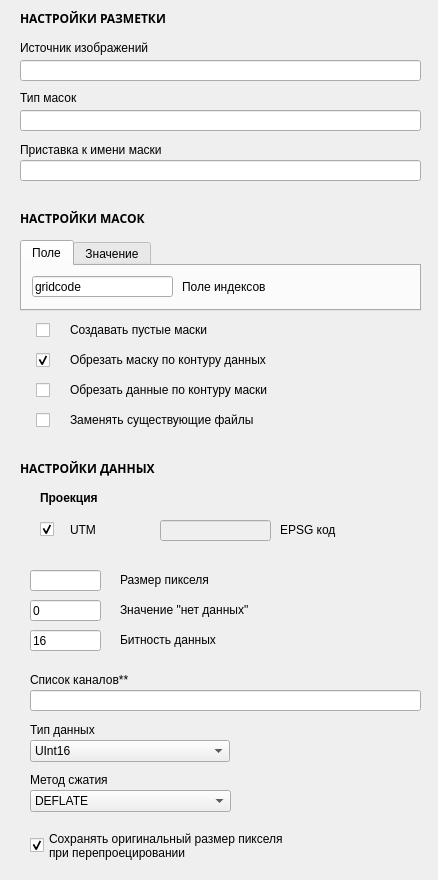
        <widget class="QWidget" name="scrollAreaWidgetContents">
         <property name="geometry">
          <rect>
           <x>0</x>
           <y>0</y>
           <width>438</width>
           <height>880</height>
          </rect>
         </property>
         <property name="minimumSize">
          <size>
           <width>0</width>
           <height>880</height>
          </size>
         </property>
         <property name="tabletTracking">
          <bool>false</bool>
         </property>
         <property name="acceptDrops">
          <bool>false</bool>
         </property>
         <widget class="QLineEdit" name="lineEditPar__set_objid">
          <property name="geometry">
           <rect>
            <x>20</x>
            <y>110</y>
            <width>401</width>
            <height>21</height>
           </rect>
          </property>
          <property name="sizePolicy">
           <sizepolicy hsizetype="Fixed" vsizetype="Fixed">
            <horstretch>0</horstretch>
            <verstretch>0</verstretch>
           </sizepolicy>
          </property>
          <property name="text">
           <string/>
          </property>
         </widget>
         <widget class="QLineEdit" name="lineEditPar__set_satid">
          <property name="geometry">
           <rect>
            <x>20</x>
            <y>60</y>
            <width>401</width>
            <height>21</height>
           </rect>
          </property>
          <property name="sizePolicy">
           <sizepolicy hsizetype="Fixed" vsizetype="Fixed">
            <horstretch>0</horstretch>
            <verstretch>0</verstretch>
           </sizepolicy>
          </property>
          <property name="text">
           <string/>
          </property>
         </widget>
         <widget class="QLabel" name="label__BitDepth">
          <property name="geometry">
           <rect>
            <x>120</x>
            <y>630</y>
            <width>291</width>
            <height>20</height>
           </rect>
          </property>
          <property name="sizePolicy">
           <sizepolicy hsizetype="Fixed" vsizetype="Fixed">
            <horstretch>0</horstretch>
            <verstretch>0</verstretch>
           </sizepolicy>
          </property>
          <property name="text">
           <string>Битность данных</string>
          </property>
          <property name="alignment">
           <set>Qt::AlignLeading|Qt::AlignLeft|Qt::AlignVCenter</set>
          </property>
         </widget>
         <widget class="QCheckBox" name="checkBox__crop_data">
          <property name="geometry">
           <rect>
            <x>30</x>
            <y>380</y>
            <width>20</width>
            <height>20</height>
           </rect>
          </property>
          <property name="sizePolicy">
           <sizepolicy hsizetype="Fixed" vsizetype="Fixed">
            <horstretch>0</horstretch>
            <verstretch>0</verstretch>
           </sizepolicy>
          </property>
          <property name="layoutDirection">
           <enum>Qt::RightToLeft</enum>
          </property>
          <property name="text">
           <string/>
          </property>
         </widget>
         <widget class="QLabel" name="label__PixelSize">
          <property name="geometry">
           <rect>
            <x>120</x>
            <y>570</y>
            <width>281</width>
            <height>20</height>
           </rect>
          </property>
          <property name="sizePolicy">
           <sizepolicy hsizetype="Fixed" vsizetype="Fixed">
            <horstretch>0</horstretch>
            <verstretch>0</verstretch>
           </sizepolicy>
          </property>
          <property name="text">
           <string>Размер пикселя</string>
          </property>
          <property name="alignment">
           <set>Qt::AlignLeading|Qt::AlignLeft|Qt::AlignVCenter</set>
          </property>
         </widget>
         <widget class="QLabel" name="label___empty">
          <property name="geometry">
           <rect>
            <x>70</x>
            <y>320</y>
            <width>341</width>
            <height>20</height>
           </rect>
          </property>
          <property name="sizePolicy">
           <sizepolicy hsizetype="Fixed" vsizetype="Fixed">
            <horstretch>0</horstretch>
            <verstretch>0</verstretch>
           </sizepolicy>
          </property>
          <property name="text">
           <string>Создавать пустые маски</string>
          </property>
         </widget>
         <widget class="QLineEdit" name="lineEditPar__Bands">
          <property name="geometry">
           <rect>
            <x>30</x>
            <y>690</y>
            <width>391</width>
            <height>21</height>
           </rect>
          </property>
          <property name="sizePolicy">
           <sizepolicy hsizetype="Fixed" vsizetype="Fixed">
            <horstretch>0</horstretch>
            <verstretch>0</verstretch>
           </sizepolicy>
          </property>
          <property name="text">
           <string/>
          </property>
         </widget>
         <widget class="QLabel" name="label__overwrite">
          <property name="geometry">
           <rect>
            <x>70</x>
            <y>410</y>
            <width>361</width>
            <height>20</height>
           </rect>
          </property>
          <property name="text">
           <string>Заменять существующие файлы</string>
          </property>
         </widget>
         <widget class="QLineEdit" name="lineEditPar__PixelSize">
          <property name="geometry">
           <rect>
            <x>30</x>
            <y>570</y>
            <width>71</width>
            <height>21</height>
           </rect>
          </property>
          <property name="sizePolicy">
           <sizepolicy hsizetype="Fixed" vsizetype="Fixed">
            <horstretch>0</horstretch>
            <verstretch>0</verstretch>
           </sizepolicy>
          </property>
          <property name="text">
           <string/>
          </property>
         </widget>
         <widget class="QLabel" name="label__set_appendix">
          <property name="geometry">
           <rect>
            <x>20</x>
            <y>140</y>
            <width>401</width>
            <height>20</height>
           </rect>
          </property>
          <property name="sizePolicy">
           <sizepolicy hsizetype="Fixed" vsizetype="Fixed">
            <horstretch>0</horstretch>
            <verstretch>0</verstretch>
           </sizepolicy>
          </property>
          <property name="text">
           <string>Приставка к имени маски</string>
          </property>
          <property name="alignment">
           <set>Qt::AlignLeading|Qt::AlignLeft|Qt::AlignVCenter</set>
          </property>
         </widget>
         <widget class="QCheckBox" name="checkBox__preserve_original_pixel_size__">
          <property name="geometry">
           <rect>
            <x>30</x>
            <y>820</y>
            <width>381</width>
            <height>51</height>
           </rect>
          </property>
          <property name="sizePolicy">
           <sizepolicy hsizetype="Fixed" vsizetype="Fixed">
            <horstretch>0</horstretch>
            <verstretch>0</verstretch>
           </sizepolicy>
          </property>
          <property name="layoutDirection">
           <enum>Qt::LeftToRight</enum>
          </property>
          <property name="text">
           <string>Сохранять оригинальный размер пикселя 
при перепроецировании</string>
          </property>
          <property name="checked">
           <bool>true</bool>
          </property>
          <property name="autoRepeatDelay">
           <number>7</number>
          </property>
         </widget>
         <widget class="QCheckBox" name="checkBox__overwrite">
          <property name="geometry">
           <rect>
            <x>30</x>
            <y>410</y>
            <width>20</width>
            <height>20</height>
           </rect>
          </property>
          <property name="sizePolicy">
           <sizepolicy hsizetype="Fixed" vsizetype="Fixed">
            <horstretch>0</horstretch>
            <verstretch>0</verstretch>
           </sizepolicy>
          </property>
          <property name="layoutDirection">
           <enum>Qt::RightToLeft</enum>
          </property>
          <property name="text">
           <string/>
          </property>
         </widget>
         <widget class="QCheckBox" name="checkBox__crop_mask">
          <property name="geometry">
           <rect>
            <x>30</x>
            <y>350</y>
            <width>20</width>
            <height>20</height>
           </rect>
          </property>
          <property name="sizePolicy">
           <sizepolicy hsizetype="Fixed" vsizetype="Fixed">
            <horstretch>0</horstretch>
            <verstretch>0</verstretch>
           </sizepolicy>
          </property>
          <property name="layoutDirection">
           <enum>Qt::RightToLeft</enum>
          </property>
          <property name="text">
           <string/>
          </property>
          <property name="checked">
           <bool>true</bool>
          </property>
         </widget>
         <widget class="QCheckBox" name="checkBox__empty">
          <property name="geometry">
           <rect>
            <x>30</x>
            <y>320</y>
            <width>20</width>
            <height>20</height>
           </rect>
          </property>
          <property name="sizePolicy">
           <sizepolicy hsizetype="Fixed" vsizetype="Fixed">
            <horstretch>0</horstretch>
            <verstretch>0</verstretch>
           </sizepolicy>
          </property>
          <property name="layoutDirection">
           <enum>Qt::RightToLeft</enum>
          </property>
          <property name="text">
           <string/>
          </property>
         </widget>
         <widget class="QComboBox" name="comboBox__COMPRESS">
          <property name="geometry">
           <rect>
            <x>30</x>
            <y>790</y>
            <width>201</width>
            <height>22</height>
           </rect>
          </property>
          <property name="sizePolicy">
           <sizepolicy hsizetype="Fixed" vsizetype="Fixed">
            <horstretch>0</horstretch>
            <verstretch>0</verstretch>
           </sizepolicy>
          </property>
          <item>
           <property name="text">
            <string>DEFLATE</string>
           </property>
          </item>
          <item>
           <property name="text">
            <string>JPEG</string>
           </property>
          </item>
          <item>
           <property name="text">
            <string>LZW</string>
           </property>
          </item>
          <item>
           <property name="text">
            <string>NONE</string>
           </property>
          </item>
         </widget>
         <widget class="QLabel" name="label__set_satid">
          <property name="geometry">
           <rect>
            <x>20</x>
            <y>40</y>
            <width>401</width>
            <height>16</height>
           </rect>
          </property>
          <property name="sizePolicy">
           <sizepolicy hsizetype="Fixed" vsizetype="Fixed">
            <horstretch>0</horstretch>
            <verstretch>0</verstretch>
           </sizepolicy>
          </property>
          <property name="text">
           <string>Источник изображений</string>
          </property>
          <property name="alignment">
           <set>Qt::AlignLeading|Qt::AlignLeft|Qt::AlignVCenter</set>
          </property>
         </widget>
         <widget class="QLineEdit" name="lineEditPar__NoDataValue">
          <property name="geometry">
           <rect>
            <x>30</x>
            <y>600</y>
            <width>71</width>
            <height>21</height>
           </rect>
          </property>
          <property name="sizePolicy">
           <sizepolicy hsizetype="Fixed" vsizetype="Fixed">
            <horstretch>0</horstretch>
            <verstretch>0</verstretch>
           </sizepolicy>
          </property>
          <property name="text">
           <string>0</string>
          </property>
         </widget>
         <widget class="QLabel" name="label__COMPRESS">
          <property name="geometry">
           <rect>
            <x>30</x>
            <y>770</y>
            <width>201</width>
            <height>20</height>
           </rect>
          </property>
          <property name="sizePolicy">
           <sizepolicy hsizetype="Fixed" vsizetype="Fixed">
            <horstretch>0</horstretch>
            <verstretch>0</verstretch>
           </sizepolicy>
          </property>
          <property name="layoutDirection">
           <enum>Qt::LeftToRight</enum>
          </property>
          <property name="text">
           <string>Метод сжатия</string>
          </property>
          <property name="alignment">
           <set>Qt::AlignLeading|Qt::AlignLeft|Qt::AlignVCenter</set>
          </property>
         </widget>
         <widget class="QLineEdit" name="lineEditPar__BitDepth">
          <property name="geometry">
           <rect>
            <x>30</x>
            <y>630</y>
            <width>71</width>
            <height>21</height>
           </rect>
          </property>
          <property name="sizePolicy">
           <sizepolicy hsizetype="Fixed" vsizetype="Fixed">
            <horstretch>0</horstretch>
            <verstretch>0</verstretch>
           </sizepolicy>
          </property>
          <property name="text">
           <string>16</string>
          </property>
         </widget>
         <widget class="QLabel" name="label__set_objid">
          <property name="geometry">
           <rect>
            <x>20</x>
            <y>90</y>
            <width>401</width>
            <height>16</height>
           </rect>
          </property>
          <property name="sizePolicy">
           <sizepolicy hsizetype="Fixed" vsizetype="Fixed">
            <horstretch>0</horstretch>
            <verstretch>0</verstretch>
           </sizepolicy>
          </property>
          <property name="text">
           <string>Тип масок</string>
          </property>
          <property name="alignment">
           <set>Qt::AlignLeading|Qt::AlignLeft|Qt::AlignVCenter</set>
          </property>
         </widget>
         <widget class="QLabel" name="label_settings">
          <property name="geometry">
           <rect>
            <x>20</x>
            <y>460</y>
            <width>251</width>
            <height>16</height>
           </rect>
          </property>
          <property name="sizePolicy">
           <sizepolicy hsizetype="Fixed" vsizetype="Fixed">
            <horstretch>0</horstretch>
            <verstretch>0</verstretch>
           </sizepolicy>
          </property>
          <property name="font">
           <font>
            <family>AcadEref</family>
            <italic>false</italic>
            <bold>true</bold>
           </font>
          </property>
          <property name="text">
           <string>НАСТРОЙКИ ДАННЫХ</string>
          </property>
         </widget>
         <widget class="QLabel" name="label__Bands">
          <property name="geometry">
           <rect>
            <x>30</x>
            <y>670</y>
            <width>381</width>
            <height>20</height>
           </rect>
          </property>
          <property name="sizePolicy">
           <sizepolicy hsizetype="Fixed" vsizetype="Fixed">
            <horstretch>0</horstretch>
            <verstretch>0</verstretch>
           </sizepolicy>
          </property>
          <property name="text">
           <string>Список каналов**</string>
          </property>
          <property name="alignment">
           <set>Qt::AlignLeading|Qt::AlignLeft|Qt::AlignVCenter</set>
          </property>
         </widget>
         <widget class="QLabel" name="label__NoDataValue">
          <property name="geometry">
           <rect>
            <x>120</x>
            <y>600</y>
            <width>281</width>
            <height>20</height>
           </rect>
          </property>
          <property name="sizePolicy">
           <sizepolicy hsizetype="Fixed" vsizetype="Fixed">
            <horstretch>0</horstretch>
            <verstretch>0</verstretch>
           </sizepolicy>
          </property>
          <property name="text">
           <string>Значение &quot;нет данных&quot;</string>
          </property>
          <property name="alignment">
           <set>Qt::AlignLeading|Qt::AlignLeft|Qt::AlignVCenter</set>
          </property>
         </widget>
         <widget class="QLabel" name="label_razmetka">
          <property name="geometry">
           <rect>
            <x>20</x>
            <y>10</y>
            <width>520</width>
            <height>16</height>
           </rect>
          </property>
          <property name="sizePolicy">
           <sizepolicy hsizetype="Fixed" vsizetype="Fixed">
            <horstretch>0</horstretch>
            <verstretch>0</verstretch>
           </sizepolicy>
          </property>
          <property name="font">
           <font>
            <family>AcadEref</family>
            <italic>false</italic>
            <bold>true</bold>
           </font>
          </property>
          <property name="text">
           <string>НАСТРОЙКИ РАЗМЕТКИ</string>
          </property>
         </widget>
         <widget class="QLabel" name="label__DataType">
          <property name="geometry">
           <rect>
            <x>30</x>
            <y>720</y>
            <width>201</width>
            <height>20</height>
           </rect>
          </property>
          <property name="sizePolicy">
           <sizepolicy hsizetype="Fixed" vsizetype="Fixed">
            <horstretch>0</horstretch>
            <verstretch>0</verstretch>
           </sizepolicy>
          </property>
          <property name="layoutDirection">
           <enum>Qt::LeftToRight</enum>
          </property>
          <property name="text">
           <string>Тип данных</string>
          </property>
          <property name="alignment">
           <set>Qt::AlignLeading|Qt::AlignLeft|Qt::AlignVCenter</set>
          </property>
         </widget>
         <widget class="QLabel" name="label_masks">
          <property name="geometry">
           <rect>
            <x>20</x>
            <y>210</y>
            <width>401</width>
            <height>16</height>
           </rect>
          </property>
          <property name="sizePolicy">
           <sizepolicy hsizetype="Fixed" vsizetype="Fixed">
            <horstretch>0</horstretch>
            <verstretch>0</verstretch>
           </sizepolicy>
          </property>
          <property name="font">
           <font>
            <family>AcadEref</family>
            <italic>false</italic>
            <bold>true</bold>
           </font>
          </property>
          <property name="text">
           <string>НАСТРОЙКИ МАСОК</string>
          </property>
         </widget>
         <widget class="QComboBox" name="comboBox__DataType">
          <property name="geometry">
           <rect>
            <x>30</x>
            <y>740</y>
            <width>200</width>
            <height>22</height>
           </rect>
          </property>
          <property name="sizePolicy">
           <sizepolicy hsizetype="Fixed" vsizetype="Fixed">
            <horstretch>0</horstretch>
            <verstretch>0</verstretch>
           </sizepolicy>
          </property>
          <property name="currentIndex">
           <number>2</number>
          </property>
          <item>
           <property name="text">
            <string>NONE</string>
           </property>
          </item>
          <item>
           <property name="text">
            <string>Byte</string>
           </property>
          </item>
          <item>
           <property name="text">
            <string>UInt16</string>
           </property>
          </item>
          <item>
           <property name="text">
            <string>Int16</string>
           </property>
          </item>
          <item>
           <property name="text">
            <string>UInt32</string>
           </property>
          </item>
          <item>
           <property name="text">
            <string>Int32</string>
           </property>
          </item>
          <item>
           <property name="text">
            <string>Float32</string>
           </property>
          </item>
          <item>
           <property name="text">
            <string>Float64</string>
           </property>
          </item>
          <item>
           <property name="text">
            <string>CInt32</string>
           </property>
          </item>
          <item>
           <property name="text">
            <string>CFloat32</string>
           </property>
          </item>
          <item>
           <property name="text">
            <string>CFloat64</string>
           </property>
          </item>
         </widget>
         <widget class="QLabel" name="label___crop_data">
          <property name="geometry">
           <rect>
            <x>70</x>
            <y>380</y>
            <width>331</width>
            <height>20</height>
           </rect>
          </property>
          <property name="text">
           <string>Обрезать данные по контуру маски</string>
          </property>
         </widget>
         <widget class="QLabel" name="label__crop_mask">
          <property name="geometry">
           <rect>
            <x>70</x>
            <y>350</y>
            <width>331</width>
            <height>20</height>
           </rect>
          </property>
          <property name="sizePolicy">
           <sizepolicy hsizetype="Fixed" vsizetype="Fixed">
            <horstretch>0</horstretch>
            <verstretch>0</verstretch>
           </sizepolicy>
          </property>
          <property name="text">
           <string>Обрезать маску по контуру данных</string>
          </property>
         </widget>
         <widget class="QLineEdit" name="lineEditPar__set_appendix">
          <property name="geometry">
           <rect>
            <x>20</x>
            <y>160</y>
            <width>401</width>
            <height>21</height>
           </rect>
          </property>
          <property name="sizePolicy">
           <sizepolicy hsizetype="Fixed" vsizetype="Fixed">
            <horstretch>0</horstretch>
            <verstretch>0</verstretch>
           </sizepolicy>
          </property>
          <property name="text">
           <string/>
          </property>
         </widget>
         <widget class="QTabWidget" name="tabWidget_select">
          <property name="geometry">
           <rect>
            <x>20</x>
            <y>240</y>
            <width>401</width>
            <height>71</height>
           </rect>
          </property>
          <property name="sizePolicy">
           <sizepolicy hsizetype="Fixed" vsizetype="Fixed">
            <horstretch>0</horstretch>
            <verstretch>0</verstretch>
           </sizepolicy>
          </property>
          <property name="currentIndex">
           <number>0</number>
          </property>
          <widget class="QWidget" name="tab_a">
           <property name="sizePolicy">
            <sizepolicy hsizetype="Fixed" vsizetype="Fixed">
             <horstretch>0</horstretch>
             <verstretch>0</verstretch>
            </sizepolicy>
           </property>
           <attribute name="title">
            <string>Поле</string>
           </attribute>
           <widget class="QLineEdit" name="lineEditPar__a">
            <property name="geometry">
             <rect>
              <x>10</x>
              <y>10</y>
              <width>141</width>
              <height>21</height>
             </rect>
            </property>
            <property name="sizePolicy">
             <sizepolicy hsizetype="Fixed" vsizetype="Fixed">
              <horstretch>0</horstretch>
              <verstretch>0</verstretch>
             </sizepolicy>
            </property>
            <property name="text">
             <string>gridcode</string>
            </property>
           </widget>
           <widget class="QLabel" name="label__a">
            <property name="geometry">
             <rect>
              <x>160</x>
              <y>13</y>
              <width>201</width>
              <height>16</height>
             </rect>
            </property>
            <property name="sizePolicy">
             <sizepolicy hsizetype="Fixed" vsizetype="Fixed">
              <horstretch>0</horstretch>
              <verstretch>0</verstretch>
             </sizepolicy>
            </property>
            <property name="text">
             <string>Поле индексов</string>
            </property>
            <property name="alignment">
             <set>Qt::AlignLeading|Qt::AlignLeft|Qt::AlignVCenter</set>
            </property>
           </widget>
          </widget>
          <widget class="QWidget" name="tab_burn">
           <property name="sizePolicy">
            <sizepolicy hsizetype="Fixed" vsizetype="Fixed">
             <horstretch>0</horstretch>
             <verstretch>0</verstretch>
            </sizepolicy>
           </property>
           <attribute name="title">
            <string>Значение</string>
           </attribute>
           <widget class="QLineEdit" name="lineEditPar__burn">
            <property name="geometry">
             <rect>
              <x>10</x>
              <y>10</y>
              <width>81</width>
              <height>21</height>
             </rect>
            </property>
            <property name="sizePolicy">
             <sizepolicy hsizetype="Fixed" vsizetype="Fixed">
              <horstretch>0</horstretch>
              <verstretch>0</verstretch>
             </sizepolicy>
            </property>
            <property name="text">
             <string/>
            </property>
           </widget>
           <widget class="QLabel" name="label__burn">
            <property name="geometry">
             <rect>
              <x>100</x>
              <y>13</y>
              <width>201</width>
              <height>16</height>
             </rect>
            </property>
            <property name="sizePolicy">
             <sizepolicy hsizetype="Fixed" vsizetype="Fixed">
              <horstretch>0</horstretch>
              <verstretch>0</verstretch>
             </sizepolicy>
            </property>
            <property name="text">
             <string>Общее значение маски</string>
            </property>
            <property name="alignment">
             <set>Qt::AlignLeading|Qt::AlignLeft|Qt::AlignVCenter</set>
            </property>
           </widget>
          </widget>
         </widget>
         <widget class="QWidget" name="widget" native="true">
          <property name="geometry">
           <rect>
            <x>20</x>
            <y>480</y>
            <width>391</width>
            <height>71</height>
           </rect>
          </property>
          <widget class="QLineEdit" name="lineEditPar__EPSG">
           <property name="enabled">
            <bool>false</bool>
           </property>
           <property name="geometry">
            <rect>
             <x>140</x>
             <y>40</y>
             <width>111</width>
             <height>21</height>
            </rect>
           </property>
           <property name="sizePolicy">
            <sizepolicy hsizetype="Fixed" vsizetype="Fixed">
             <horstretch>0</horstretch>
             <verstretch>0</verstretch>
            </sizepolicy>
           </property>
           <property name="text">
            <string/>
           </property>
          </widget>
          <widget class="QLabel" name="label_projection">
           <property name="geometry">
            <rect>
             <x>20</x>
             <y>10</y>
             <width>351</width>
             <height>16</height>
            </rect>
           </property>
           <property name="sizePolicy">
            <sizepolicy hsizetype="Fixed" vsizetype="Fixed">
             <horstretch>0</horstretch>
             <verstretch>0</verstretch>
            </sizepolicy>
           </property>
           <property name="font">
            <font>
             <bold>true</bold>
            </font>
           </property>
           <property name="text">
            <string>Проекция</string>
           </property>
          </widget>
          <widget class="QCheckBox" name="checkBox_UTM">
           <property name="geometry">
            <rect>
             <x>20</x>
             <y>40</y>
             <width>20</width>
             <height>19</height>
            </rect>
           </property>
           <property name="sizePolicy">
            <sizepolicy hsizetype="Fixed" vsizetype="Fixed">
             <horstretch>0</horstretch>
             <verstretch>0</verstretch>
            </sizepolicy>
           </property>
           <property name="text">
            <string/>
           </property>
           <property name="checked">
            <bool>true</bool>
           </property>
          </widget>
          <widget class="QLabel" name="label__EPSG">
           <property name="geometry">
            <rect>
             <x>260</x>
             <y>40</y>
             <width>118</width>
             <height>20</height>
            </rect>
           </property>
           <property name="sizePolicy">
            <sizepolicy hsizetype="Fixed" vsizetype="Fixed">
             <horstretch>0</horstretch>
             <verstretch>0</verstretch>
            </sizepolicy>
           </property>
           <property name="text">
            <string>EPSG код</string>
           </property>
           <property name="alignment">
            <set>Qt::AlignLeading|Qt::AlignLeft|Qt::AlignVCenter</set>
           </property>
          </widget>
          <widget class="QLabel" name="label_UTM">
           <property name="geometry">
            <rect>
             <x>50</x>
             <y>40</y>
             <width>81</width>
             <height>20</height>
            </rect>
           </property>
           <property name="sizePolicy">
            <sizepolicy hsizetype="Fixed" vsizetype="Fixed">
             <horstretch>0</horstretch>
             <verstretch>0</verstretch>
            </sizepolicy>
           </property>
           <property name="text">
            <string>UTM</string>
           </property>
          </widget>
         </widget>
        </widget>
